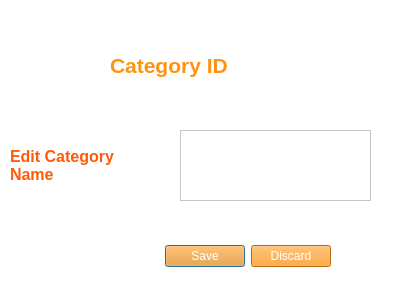
<?xml version="1.0" encoding="UTF-8"?>
<ui version="4.0">
 <class>UpdateCategory</class>
 <widget class="QDialog" name="UpdateCategory">
  <property name="geometry">
   <rect>
    <x>0</x>
    <y>0</y>
    <width>415</width>
    <height>296</height>
   </rect>
  </property>
  <property name="windowTitle">
   <string>Update Category</string>
  </property>
  <property name="styleSheet">
   <string notr="true">background-color: rgb(255, 255, 255);</string>
  </property>
  <widget class="QDialogButtonBox" name="buttonBox">
   <property name="geometry">
    <rect>
     <x>130</x>
     <y>240</y>
     <width>201</width>
     <height>32</height>
    </rect>
   </property>
   <property name="palette">
    <palette>
     <active>
      <colorrole role="WindowText">
       <brush brushstyle="SolidPattern">
        <color alpha="255">
         <red>255</red>
         <green>255</green>
         <blue>255</blue>
        </color>
       </brush>
      </colorrole>
      <colorrole role="Button">
       <brush brushstyle="SolidPattern">
        <color alpha="255">
         <red>255</red>
         <green>147</green>
         <blue>14</blue>
        </color>
       </brush>
      </colorrole>
      <colorrole role="Text">
       <brush brushstyle="SolidPattern">
        <color alpha="255">
         <red>255</red>
         <green>255</green>
         <blue>255</blue>
        </color>
       </brush>
      </colorrole>
      <colorrole role="ButtonText">
       <brush brushstyle="SolidPattern">
        <color alpha="255">
         <red>255</red>
         <green>255</green>
         <blue>255</blue>
        </color>
       </brush>
      </colorrole>
      <colorrole role="Base">
       <brush brushstyle="SolidPattern">
        <color alpha="255">
         <red>255</red>
         <green>147</green>
         <blue>14</blue>
        </color>
       </brush>
      </colorrole>
      <colorrole role="Window">
       <brush brushstyle="SolidPattern">
        <color alpha="255">
         <red>255</red>
         <green>147</green>
         <blue>14</blue>
        </color>
       </brush>
      </colorrole>
     </active>
     <inactive>
      <colorrole role="WindowText">
       <brush brushstyle="SolidPattern">
        <color alpha="255">
         <red>255</red>
         <green>255</green>
         <blue>255</blue>
        </color>
       </brush>
      </colorrole>
      <colorrole role="Button">
       <brush brushstyle="SolidPattern">
        <color alpha="255">
         <red>255</red>
         <green>147</green>
         <blue>14</blue>
        </color>
       </brush>
      </colorrole>
      <colorrole role="Text">
       <brush brushstyle="SolidPattern">
        <color alpha="255">
         <red>255</red>
         <green>255</green>
         <blue>255</blue>
        </color>
       </brush>
      </colorrole>
      <colorrole role="ButtonText">
       <brush brushstyle="SolidPattern">
        <color alpha="255">
         <red>255</red>
         <green>255</green>
         <blue>255</blue>
        </color>
       </brush>
      </colorrole>
      <colorrole role="Base">
       <brush brushstyle="SolidPattern">
        <color alpha="255">
         <red>255</red>
         <green>147</green>
         <blue>14</blue>
        </color>
       </brush>
      </colorrole>
      <colorrole role="Window">
       <brush brushstyle="SolidPattern">
        <color alpha="255">
         <red>255</red>
         <green>147</green>
         <blue>14</blue>
        </color>
       </brush>
      </colorrole>
     </inactive>
     <disabled>
      <colorrole role="WindowText">
       <brush brushstyle="SolidPattern">
        <color alpha="255">
         <red>255</red>
         <green>255</green>
         <blue>255</blue>
        </color>
       </brush>
      </colorrole>
      <colorrole role="Button">
       <brush brushstyle="SolidPattern">
        <color alpha="255">
         <red>255</red>
         <green>147</green>
         <blue>14</blue>
        </color>
       </brush>
      </colorrole>
      <colorrole role="Text">
       <brush brushstyle="SolidPattern">
        <color alpha="255">
         <red>255</red>
         <green>255</green>
         <blue>255</blue>
        </color>
       </brush>
      </colorrole>
      <colorrole role="ButtonText">
       <brush brushstyle="SolidPattern">
        <color alpha="255">
         <red>255</red>
         <green>255</green>
         <blue>255</blue>
        </color>
       </brush>
      </colorrole>
      <colorrole role="Base">
       <brush brushstyle="SolidPattern">
        <color alpha="255">
         <red>255</red>
         <green>147</green>
         <blue>14</blue>
        </color>
       </brush>
      </colorrole>
      <colorrole role="Window">
       <brush brushstyle="SolidPattern">
        <color alpha="255">
         <red>255</red>
         <green>147</green>
         <blue>14</blue>
        </color>
       </brush>
      </colorrole>
     </disabled>
    </palette>
   </property>
   <property name="styleSheet">
    <string notr="true">background-color: rgb(255, 147, 14);
color: rgb(255, 255, 255);</string>
   </property>
   <property name="orientation">
    <enum>Qt::Horizontal</enum>
   </property>
   <property name="standardButtons">
    <set>QDialogButtonBox::Discard|QDialogButtonBox::Save</set>
   </property>
  </widget>
  <widget class="QTextEdit" name="textEdit">
   <property name="geometry">
    <rect>
     <x>180</x>
     <y>130</y>
     <width>191</width>
     <height>71</height>
    </rect>
   </property>
  </widget>
  <widget class="QLabel" name="label">
   <property name="geometry">
    <rect>
     <x>110</x>
     <y>40</y>
     <width>191</width>
     <height>51</height>
    </rect>
   </property>
   <property name="palette">
    <palette>
     <active>
      <colorrole role="WindowText">
       <brush brushstyle="SolidPattern">
        <color alpha="255">
         <red>255</red>
         <green>147</green>
         <blue>14</blue>
        </color>
       </brush>
      </colorrole>
      <colorrole role="Button">
       <brush brushstyle="SolidPattern">
        <color alpha="255">
         <red>255</red>
         <green>255</green>
         <blue>255</blue>
        </color>
       </brush>
      </colorrole>
      <colorrole role="Base">
       <brush brushstyle="SolidPattern">
        <color alpha="255">
         <red>255</red>
         <green>255</green>
         <blue>255</blue>
        </color>
       </brush>
      </colorrole>
      <colorrole role="Window">
       <brush brushstyle="SolidPattern">
        <color alpha="255">
         <red>255</red>
         <green>255</green>
         <blue>255</blue>
        </color>
       </brush>
      </colorrole>
     </active>
     <inactive>
      <colorrole role="WindowText">
       <brush brushstyle="SolidPattern">
        <color alpha="255">
         <red>255</red>
         <green>147</green>
         <blue>14</blue>
        </color>
       </brush>
      </colorrole>
      <colorrole role="Button">
       <brush brushstyle="SolidPattern">
        <color alpha="255">
         <red>255</red>
         <green>255</green>
         <blue>255</blue>
        </color>
       </brush>
      </colorrole>
      <colorrole role="Base">
       <brush brushstyle="SolidPattern">
        <color alpha="255">
         <red>255</red>
         <green>255</green>
         <blue>255</blue>
        </color>
       </brush>
      </colorrole>
      <colorrole role="Window">
       <brush brushstyle="SolidPattern">
        <color alpha="255">
         <red>255</red>
         <green>255</green>
         <blue>255</blue>
        </color>
       </brush>
      </colorrole>
     </inactive>
     <disabled>
      <colorrole role="WindowText">
       <brush brushstyle="SolidPattern">
        <color alpha="255">
         <red>120</red>
         <green>120</green>
         <blue>120</blue>
        </color>
       </brush>
      </colorrole>
      <colorrole role="Button">
       <brush brushstyle="SolidPattern">
        <color alpha="255">
         <red>255</red>
         <green>255</green>
         <blue>255</blue>
        </color>
       </brush>
      </colorrole>
      <colorrole role="Base">
       <brush brushstyle="SolidPattern">
        <color alpha="255">
         <red>255</red>
         <green>255</green>
         <blue>255</blue>
        </color>
       </brush>
      </colorrole>
      <colorrole role="Window">
       <brush brushstyle="SolidPattern">
        <color alpha="255">
         <red>255</red>
         <green>255</green>
         <blue>255</blue>
        </color>
       </brush>
      </colorrole>
     </disabled>
    </palette>
   </property>
   <property name="font">
    <font>
     <pointsize>16</pointsize>
     <weight>75</weight>
     <bold>true</bold>
    </font>
   </property>
   <property name="text">
    <string>Category ID</string>
   </property>
  </widget>
  <widget class="QLabel" name="label_2">
   <property name="geometry">
    <rect>
     <x>10</x>
     <y>140</y>
     <width>141</width>
     <height>51</height>
    </rect>
   </property>
   <property name="palette">
    <palette>
     <active>
      <colorrole role="WindowText">
       <brush brushstyle="SolidPattern">
        <color alpha="255">
         <red>255</red>
         <green>90</green>
         <blue>8</blue>
        </color>
       </brush>
      </colorrole>
      <colorrole role="Button">
       <brush brushstyle="SolidPattern">
        <color alpha="255">
         <red>255</red>
         <green>255</green>
         <blue>255</blue>
        </color>
       </brush>
      </colorrole>
      <colorrole role="Base">
       <brush brushstyle="SolidPattern">
        <color alpha="255">
         <red>255</red>
         <green>255</green>
         <blue>255</blue>
        </color>
       </brush>
      </colorrole>
      <colorrole role="Window">
       <brush brushstyle="SolidPattern">
        <color alpha="255">
         <red>255</red>
         <green>255</green>
         <blue>255</blue>
        </color>
       </brush>
      </colorrole>
     </active>
     <inactive>
      <colorrole role="WindowText">
       <brush brushstyle="SolidPattern">
        <color alpha="255">
         <red>255</red>
         <green>90</green>
         <blue>8</blue>
        </color>
       </brush>
      </colorrole>
      <colorrole role="Button">
       <brush brushstyle="SolidPattern">
        <color alpha="255">
         <red>255</red>
         <green>255</green>
         <blue>255</blue>
        </color>
       </brush>
      </colorrole>
      <colorrole role="Base">
       <brush brushstyle="SolidPattern">
        <color alpha="255">
         <red>255</red>
         <green>255</green>
         <blue>255</blue>
        </color>
       </brush>
      </colorrole>
      <colorrole role="Window">
       <brush brushstyle="SolidPattern">
        <color alpha="255">
         <red>255</red>
         <green>255</green>
         <blue>255</blue>
        </color>
       </brush>
      </colorrole>
     </inactive>
     <disabled>
      <colorrole role="WindowText">
       <brush brushstyle="SolidPattern">
        <color alpha="255">
         <red>120</red>
         <green>120</green>
         <blue>120</blue>
        </color>
       </brush>
      </colorrole>
      <colorrole role="Button">
       <brush brushstyle="SolidPattern">
        <color alpha="255">
         <red>255</red>
         <green>255</green>
         <blue>255</blue>
        </color>
       </brush>
      </colorrole>
      <colorrole role="Base">
       <brush brushstyle="SolidPattern">
        <color alpha="255">
         <red>255</red>
         <green>255</green>
         <blue>255</blue>
        </color>
       </brush>
      </colorrole>
      <colorrole role="Window">
       <brush brushstyle="SolidPattern">
        <color alpha="255">
         <red>255</red>
         <green>255</green>
         <blue>255</blue>
        </color>
       </brush>
      </colorrole>
     </disabled>
    </palette>
   </property>
   <property name="font">
    <font>
     <pointsize>12</pointsize>
     <weight>75</weight>
     <bold>true</bold>
    </font>
   </property>
   <property name="text">
    <string>Edit Category 
Name</string>
   </property>
  </widget>
 </widget>
 <resources/>
 <connections>
  <connection>
   <sender>buttonBox</sender>
   <signal>accepted()</signal>
   <receiver>UpdateCategory</receiver>
   <slot>accept()</slot>
   <hints>
    <hint type="sourcelabel">
     <x>248</x>
     <y>254</y>
    </hint>
    <hint type="destinationlabel">
     <x>157</x>
     <y>274</y>
    </hint>
   </hints>
  </connection>
  <connection>
   <sender>buttonBox</sender>
   <signal>rejected()</signal>
   <receiver>UpdateCategory</receiver>
   <slot>reject()</slot>
   <hints>
    <hint type="sourcelabel">
     <x>316</x>
     <y>260</y>
    </hint>
    <hint type="destinationlabel">
     <x>286</x>
     <y>274</y>
    </hint>
   </hints>
  </connection>
 </connections>
</ui>
